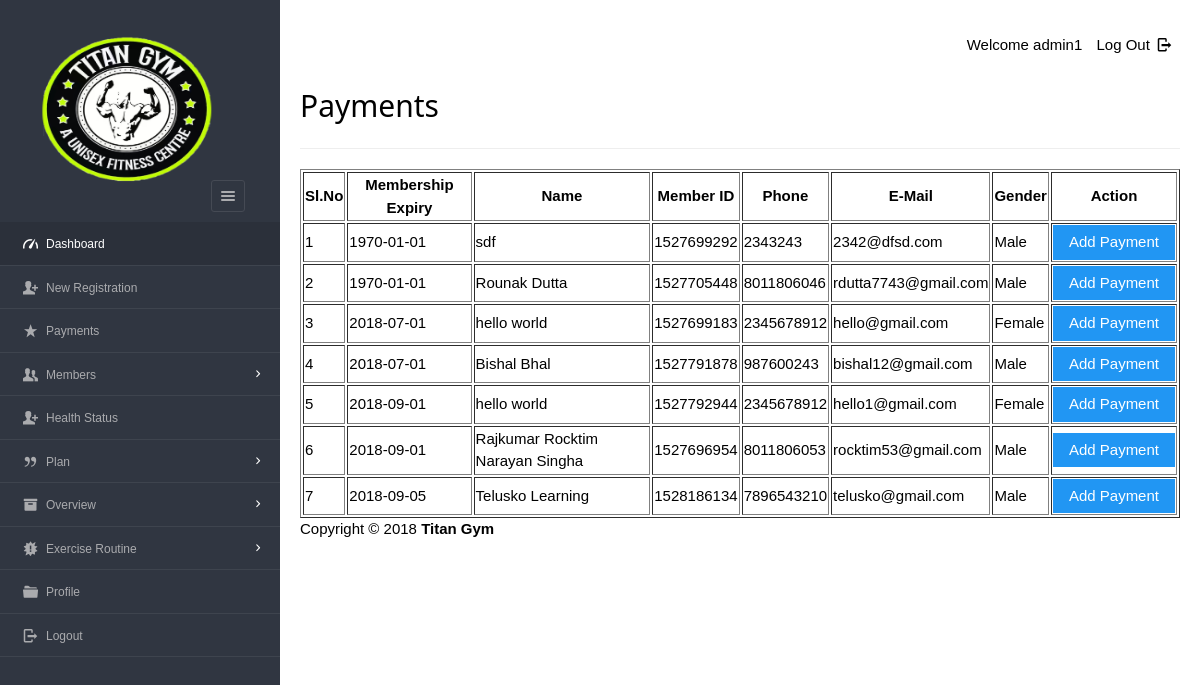
Before: /Files/dashboard/admin/payments.php (signed in) with the older database file.
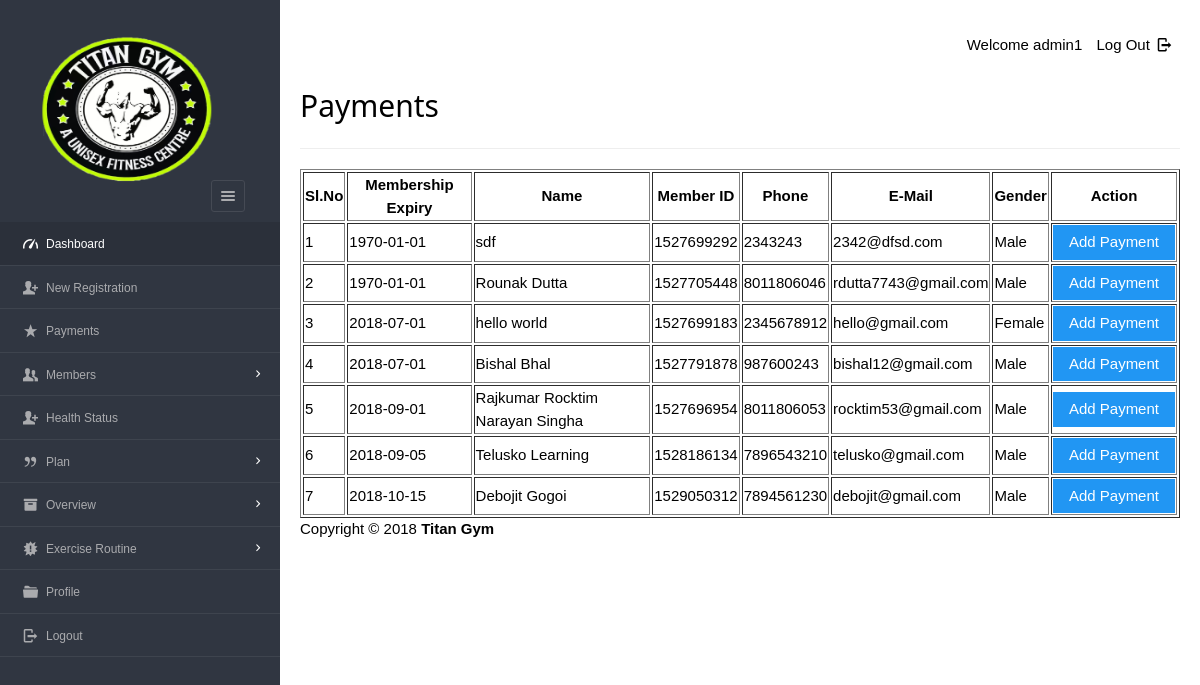
After: the same page with the newer database file.
### tables this page shows
CREATE TABLE `users`  (
  `userid` varchar(20) NOT NULL,
  `username` varchar(40) NOT NULL,
  `gender` varchar(8) NOT NULL,
  `mobile` varchar(20) NOT NULL,
  `email` varchar(20) NOT NULL,
  `dob` varchar(10) NOT NULL,
  `joining_date` varchar(10) NOT NULL,
  PRIMARY KEY (`userid`) USING BTREE,
  UNIQUE INDEX `email`(`email`) USING BTREE,
  INDEX `userid`(`userid`) USING BTREE
);

CREATE TABLE `enrolls_to`  (
  `et_id` int(5) NOT NULL AUTO_INCREMENT,
  `pid` varchar(8) NOT NULL,
  `uid` varchar(20) NOT NULL,
  `paid_date` varchar(15) NULL DEFAULT NULL,
  `expire` varchar(15) NULL DEFAULT NULL,
  `renewal` varchar(15) NULL DEFAULT NULL,
  PRIMARY KEY (`et_id`) USING BTREE,
  INDEX `user_ID`(`uid`) USING BTREE,
  INDEX `plan_ID_idx`(`pid`) USING BTREE,
  CONSTRAINT `plan_ID` FOREIGN KEY (`pid`) REFERENCES `plan` (`pid`) ON DELETE NO ACTION ON UPDATE NO ACTION,
  CONSTRAINT `user_ID` FOREIGN KEY (`uid`) REFERENCES `users` (`userid`) ON DELETE CASCADE ON UPDATE NO ACTION
);

### Files/dashboard/admin/payments.php (the view, shortened to what this page needs)
<?php
require '../../include/db_conn.php';
?>
<!DOCTYPE html>
<html lang="en">
<head>
    <link rel="stylesheet" href="../../css/style.css"  id="style-resource-5">
    <link rel="stylesheet" href="../../css/dashMain.css">
    <link rel="stylesheet" type="text/css" href="../../css/entypo.css">
    <link href="a1style.css" type="text/css" rel="stylesheet">
</head>
      <body class="page-body  page-fade" onload="collapseSidebar()">
    	<div class="page-container sidebar-collapsed" id="navbarcollapse">
		<div class="sidebar-menu">
			<header class="logo-env">
			<div class="logo">
				<a href="main.php">
					<img src="../../images/logo.png" alt="" width="192" height="80" />
				</a>
			</div>
					<div class="sidebar-collapse" onclick="collapseSidebar()">
				<a href="#" class="sidebar-collapse-icon with-animation">
					<i class="entypo-menu"></i>
				</a>
			</div>
			</header>
    		<?php include('nav.php'); ?>
    	</div>
    		<div class="main-content">
				<div class="row">
					<div class="col-md-6 col-sm-8 clearfix">
					</div>
					<div class="col-md-6 col-sm-4 clearfix hidden-xs">
						<ul class="list-inline links-list pull-right">
							<li>Welcome <?php echo $_SESSION['full_name']; ?>
							</li>
							<li>
								<a href="logout.php">
									Log Out <i class="entypo-logout right"></i>
								</a>
							</li>
						</ul>
					</div>
				</div>
		<h2>Payments</h2>
		<hr />
		<table class="table table-bordered datatable" id="table-1" border=1>
			<thead>
				<tr>
					<th>Sl.No</th>
					<th>Membership Expiry</th>
					<th>Name</th>
					<th>Member ID</th>
					<th>Phone</th>
					<th>E-Mail</th>
					<th>Gender</th>
					<th>Action</th>
				</tr>
			</thead>
				<tbody>
				<?php
					$query  = "select * from enrolls_to where renewal='yes' ORDER BY expire";
					$result = mysqli_query($con, $query);
					$sno    = 1;
					if (mysqli_affected_rows($con) != 0) {
					    while ($row = mysqli_fetch_array($result, MYSQLI_ASSOC)) {
					        $uid   = $row['uid'];
					        $planid=$row['pid'];
					        $query1  = "select * from users WHERE userid='$uid'";
					        $result1 = mysqli_query($con, $query1);
					        if (mysqli_affected_rows($con) == 1) {
					            while ($row1 = mysqli_fetch_array($result1, MYSQLI_ASSOC)) {
					                 echo "<tr><td>".$sno."</td>";
					                echo "<td>" . $row['expire'] . "</td>";
					                echo "<td>" . $row1['username'] . "</td>";
					                echo "<td>" . $row1['userid'] . "</td>";
					                echo "<td>" . $row1['mobile'] . "</td>";
					                echo "<td>" . $row1['email'] . "</td>";
					                echo "<td>" . $row1['gender'] . "</td>";
					                $sno++;
					                echo "<td><form action='make_payments.php' method='post'><input type='hidden' name='userID' value='" . $uid . "'/>
					                <input type='hidden' name='planID' value='" . $planid . "'/><input type='submit' class='a1-btn a1-blue' value='Add Payment ' class='btn btn-info'/></form></td></tr>";
					                $uid = 0;
					            }
					        }
					    }
					}
					?>
				</tbody>
		</table>
			<?php include('footer.php'); ?>
    	</div>
    </body>
</html>

### Files/dashboard/admin/nav.php (shortened to what this page needs)
<ul id="main-menu" class="" >
    <li class="active opened active"><a href="index.php"><i class="entypo-gauge"></i><span>Dashboard</span></a></li>
	<li><a href="new_entry.php"><i class="entypo-user-add"></i><span>New Registration</span></a>
	<li><a href="payments.php"><i class="entypo-star"></i><span>Payments</span></a></li>
	<li class="" id="hassubopen"><a href="#" onclick="memberExpand(1)"><i class="entypo-users"></i><span>Members</span></a>
	</li>
	<li><a href="new_health_status.php"><i class="entypo-user-add"></i><span>Health Status</span></a>
		<li class="" id="planhassubopen"><a href="#" onclick="memberExpand(2)"><i class="entypo-quote"></i><span>Plan</span></a>
	<li class="" id="overviewhassubopen"><a href="#" onclick="memberExpand(3)"><i class="entypo-box"></i><span>Overview</span></a>
	<li class="" id="routinehassubopen"><a href="#" onclick="memberExpand(4)"><i class="entypo-alert"></i><span>Exercise Routine</span></a>
	</li>
	<li><a href="more-userprofile.php"><i class="entypo-folder"></i><span>Profile</span></a></li>
	<li><a href="logout.php"><i class="entypo-logout"></i><span>Logout</span></a></li>
</ul>

### Files/dashboard/admin/footer.php
<footer class="main">Copyright &copy; 2018 <strong>Titan Gym </strong></footer>

### Files/css/style.css (style rules this page uses)
html { font-size: 62.5%; font-family: sans-serif; }
div { display: block; }
body { font-family: "Noto Sans", sans-serif, "Helvetica Neue", Helvetica, Arial, sans-serif; font-size: 12px; line-height: 1.428571429; display: block; margin: 0; }
*, *:before, *:after { box-sizing: border-box; }
a { text-decoration: none; background: transparent; }
img { vertical-align: middle; }
img { border: 0; }
.logo img { width: 220px; height: 200px; }
input, button, select, textarea { font-family: inherit; font-size: inherit; line-height: inherit; }
button, input { line-height: normal; }
button, input, select, textarea { font-family: inherit; font-size: 100%; margin: 0; }
input { background-color: white; cursor: text; padding: 1px; border-width: 2px; border-style: inset; border-color: initial; border-image: initial; }
input, textarea, select, button { text-rendering: auto; color: initial; letter-spacing: normal; word-spacing: normal; text-transform: none; text-indent: 0px; text-shadow: none; display: inline-block; text-align: start; margin: 0em; font: 400 13.3333px Arial; }
button, html input[type="button"], input[type="reset"], input[type="submit"] { cursor: pointer; }
a { color: #373e4a; text-decoration: none; }
a { background: transparent; }
a { color: #373e4a; }
.page-container { position: relative; padding-left: 280px; }
.page-container .sidebar-menu { position: absolute; width: 280px; top: 0; left: 0; bottom: 0; background: #303641; color: #aaabae; z-index: 1; min-height: 796px; box-sizing: border-box; }
.page-container .sidebar-menu .logo-env { width: 100%; padding: 35px; padding-bottom: 10px; box-sizing: border-box; }
.page-container .sidebar-menu .logo-env:before, .page-container .sidebar-menu .logo-env:after { content: " "; display: table; }
.page-container .sidebar-menu .logo-env > div { display: block; vertical-align: middle; white-space: nowrap; float: left; }
.page-container .sidebar-menu .logo-env > div > a { display: inline-block; color: #aaabae; }
.page-container .sidebar-menu .logo-env > div.sidebar-collapse, .page-container .sidebar-menu .logo-env > div.sidebar-mobile-menu { position: relative; float: right; }
.page-container .sidebar-menu .logo-env > div.sidebar-collapse a, .page-container .sidebar-menu .logo-env > div.sidebar-mobile-menu a { display: inline-block; border: 1px solid #454a54; text-align: center; padding: 0; line-height: 1; font-size: 20px; font-weight: 300; padding: 5px 2px; background-clip: padding-box; border-radius: 3px; transition: all 200ms ease-in-out; }
.page-container .sidebar-menu .logo-env .logo img { width: 180px; height: 150px; }
.page-container .sidebar-menu .logo-env:after { clear: both; }
.page-container .sidebar-menu #main-menu { list-style: none; margin: 0; padding: 0; margin-bottom: 20px; }
ul, ol { margin-top: 0; margin-bottom: 8.5px; }
ul, menu, dir { display: block; list-style-type: disc; }
.page-container .sidebar-menu #main-menu li { position: relative; margin: 0; font-size: 12px; border-bottom: 1px solid rgba(69, 74, 84, 0.7); }
li { display: list-item; }
.page-container .sidebar-menu #main-menu li.active > a { background-color: #2b303a; color: #ffffff; }
.page-container .sidebar-menu #main-menu li a { position: relative; display: block; padding: 10px 20px; color: #aaabae; z-index: 2; transition: color 250ms ease-in-out, background-color 250ms ease-in-out; }
.page-container .sidebar-menu #main-menu li a i { top: 1px; }
.page-container .sidebar-menu #main-menu li i { position: relative; font-size: 15px; margin-right: 5px; }
i, cite, em, var, address, dfn { font-style: italic; }
.page-container .sidebar-menu #main-menu li a span { transition: 350ms opacity ease-in-out; }
.page-container .sidebar-menu #main-menu li.has-sub > a:before { position: relative; content: '\e877'; content: '\e879'; display: inline-block; font-family: 'Entypo'; color: #454a54; color: #FFF; float: right; font-size: 15px; margin-left: 13px; top: 0px; transition: all 300ms ease-in-out; }

Changed rows visible on the page:
removed enrolls_to: expire "2018-09-01"
removed users: username "hello world", userid "1527792944", mobile "2345678912", email "hello1@gmail.com", gender "Female"
added enrolls_to: expire "2018-10-15"
added users: username "Debojit Gogoi", userid "1529050312", mobile "7894561230", email "debojit@gmail.com", gender "Male"
